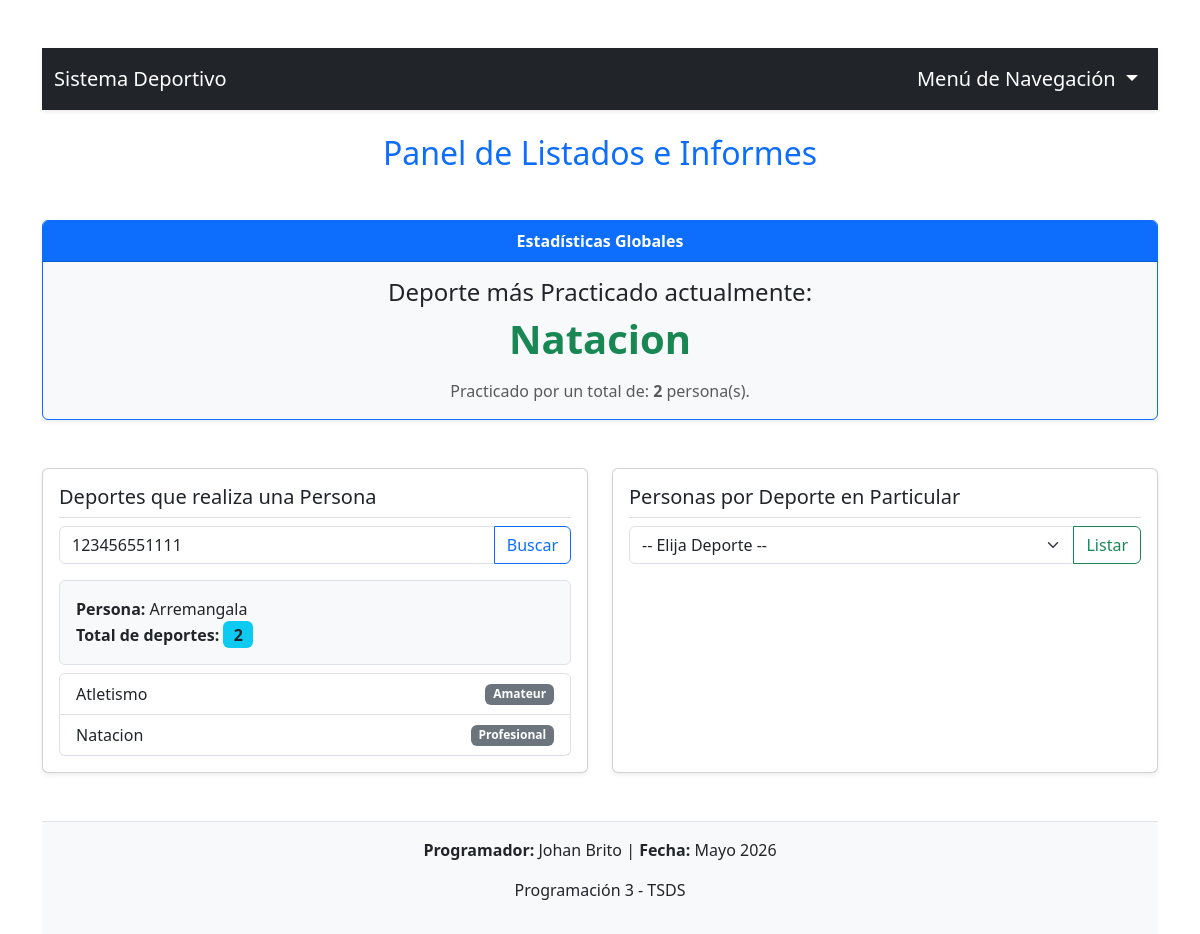
Screenshot of /Desafio/listado.php?dni_buscar=123456551111 with the database file from the repository.
### tables this page shows
CREATE TABLE `persona` (
  `id` int(11) NOT NULL,
  `dni` varchar(20) NOT NULL,
  `nombre` varchar(100) NOT NULL,
  `edad` int(11) NOT NULL,
  `genero` varchar(50) DEFAULT NULL
);

CREATE TABLE `deporte` (
  `id` int(11) NOT NULL,
  `nombre` varchar(100) NOT NULL,
  `descripcion` text DEFAULT NULL,
  `categoria` enum('amateur','profesional') NOT NULL
);

### Desafio/listado.php (the view, shortened to what this page needs)
<?php
include("conexion.php");
$dni_buscado = "";
$deportes_por_dni = null;
$cant_deportes = 0;
$nombre_persona_dni = "";
if (isset($_GET["dni_buscar"]) && !empty($_GET["dni_buscar"])) {
    $dni_buscado = $_GET["dni_buscar"];
    $q_per = "SELECT nombre FROM persona WHERE dni = '$dni_buscado'";
    $res_per = mysqli_query($enlace, $q_per);
    if($res_per && mysqli_num_rows($res_per) > 0) {
        $p_data = mysqli_fetch_assoc($res_per);
        $nombre_persona_dni = $p_data['nombre'];
        $dnibuscar = "SELECT d.nombre, d.categoria
                        FROM realiza r
                        INNER JOIN persona p ON r.persona_id = p.id
                        INNER JOIN deporte d ON r.deporte_id = d.id
                        WHERE p.dni = '$dni_buscado'";
        $deportes_por_dni = mysqli_query($enlace, $dnibuscar);
        $cant_deportes = mysqli_num_rows($deportes_por_dni);
    } else {
        $nombre_persona_dni = "No encontrada";
    }
}
$deportemas = "SELECT d.nombre, COUNT(r.deporte_id) as total
                FROM realiza r
                INNER JOIN deporte d ON r.deporte_id = d.id
                GROUP BY r.deporte_id
                ORDER BY total DESC
                LIMIT 1";
$res_4c = mysqli_query($enlace, $deportemas);
$deporte_top = ($res_4c && mysqli_num_rows($res_4c) > 0) ? mysqli_fetch_assoc($res_4c) : null;
?>
<!DOCTYPE html>
<html lang="es">
<head>
    <link href="https://cdn.jsdelivr.net/npm/bootstrap@5.3.0/dist/css/bootstrap.min.css" rel="stylesheet">
</head>
<body class="container mt-5">
    <?php include("menu.php"); ?>
    <h2 class="text-center mb-5 text-primary">Panel de Listados e Informes</h2>
    <div class="row mb-5">
        <div class="col-12">
            <div class="card text-center bg-light shadow-sm border-primary">
                <div class="card-header bg-primary text-white">
                    <strong>Estadísticas Globales</strong>
                </div>
                <div class="card-body">
                    <h4 class="card-title">Deporte más Practicado actualmente:</h4>
                    <?php if ($deporte_top): ?>
                        <p class="display-6 text-success fw-bold"><?php echo $deporte_top['nombre']; ?></p>
                        <p class="card-text text-muted">Practicado por un total de: <strong><?php echo $deporte_top['total']; ?></strong> persona(s).</p>
                    <?php else: ?>
                        <p class="text-muted">Aún no hay ningún vínculo guardado en el sistema.</p>
                    <?php endif; ?>
                </div>
            </div>
        </div>
    </div>
    <div class="row g-4">
        <div class="col-md-6">
            <div class="card h-100 shadow-sm">
                <div class="card-body">
                    <h5 class="card-title border-bottom pb-2">Deportes que realiza una Persona</h5>
                    <form action="" method="GET" class="mb-3">
                        <div class="input-group">
                            <input type="text" name="dni_buscar" class="form-control" placeholder="Ingrese DNI..." required value="<?php echo htmlspecialchars($dni_buscado); ?>">
                            <button class="btn btn-outline-primary" type="submit">Buscar</button>
                        </div>
                    </form>
                    <?php if (!empty($dni_buscado)): ?>
                        <?php if ($nombre_persona_dni == "No encontrada"): ?>
                            <div class="alert alert-danger py-2">No existe una persona registrada con el DNI ingresado.</div>
                        <?php else: ?>
                            <div class="bg-light p-3 rounded mb-2 border">
                                <strong>Persona:</strong> <?php echo $nombre_persona_dni; ?><br>
                                <strong>Total de deportes:</strong> <span class="badge bg-info text-dark fs-6"><?php echo $cant_deportes; ?></span>
                            </div>
                            <?php if ($cant_deportes > 0): ?>
                                <ul class="list-group">
                                    <?php while ($dep = mysqli_fetch_assoc($deportes_por_dni)): ?>
                                        <li class="list-group-item d-flex justify-content-between align-items-center">
                                            <?php echo $dep['nombre']; ?>
                                            <span class="badge bg-secondary"><?php echo ucfirst($dep['categoria']); ?></span>
                                        </li>
                                    <?php endwhile; ?>
                                </ul>
                            <?php else: ?>
                                <p class="text-muted italic small mt-2">Esta persona aún no tiene deportes asignados.</p>
                            <?php endif; ?>
                        <?php endif; ?>
                    <?php endif; ?>
                </div>
            </div>
        </div>
        <div class="col-md-6">
            <div class="card h-100 shadow-sm">
                <div class="card-body">
                    <h5 class="card-title border-bottom pb-2">Personas por Deporte en Particular</h5>
                    <form action="" method="GET" class="mb-3">
                        <div class="input-group">
                            <select name="deporte_id" class="form-select" required>
                                <option value="" disabled selected>-- Elija Deporte --</option>
                            </select>
                            <button class="btn btn-outline-success" type="submit">Listar</button>
                        </div>
                    </form>
                </div>
            </div>
        </div>
    </div>
    <footer class="mt-5 py-3 bg-light text-center border-top">
        <p><strong>Programador:</strong> Johan Brito | <strong>Fecha:</strong> Mayo 2026</p>
        <p>Programación 3 - TSDS</p>
    </footer>
</body>
</html>

### rows the page displays
persona: nombre "Arremangala"
deporte: nombre "Atletismo", categoria "Amateur"
deporte: nombre "Natacion", categoria "Profesional"

### other values shown
$deporte_top['nombre'] "Natacion"
$deporte_top['total'] "2"
$cant_deportes "2"
